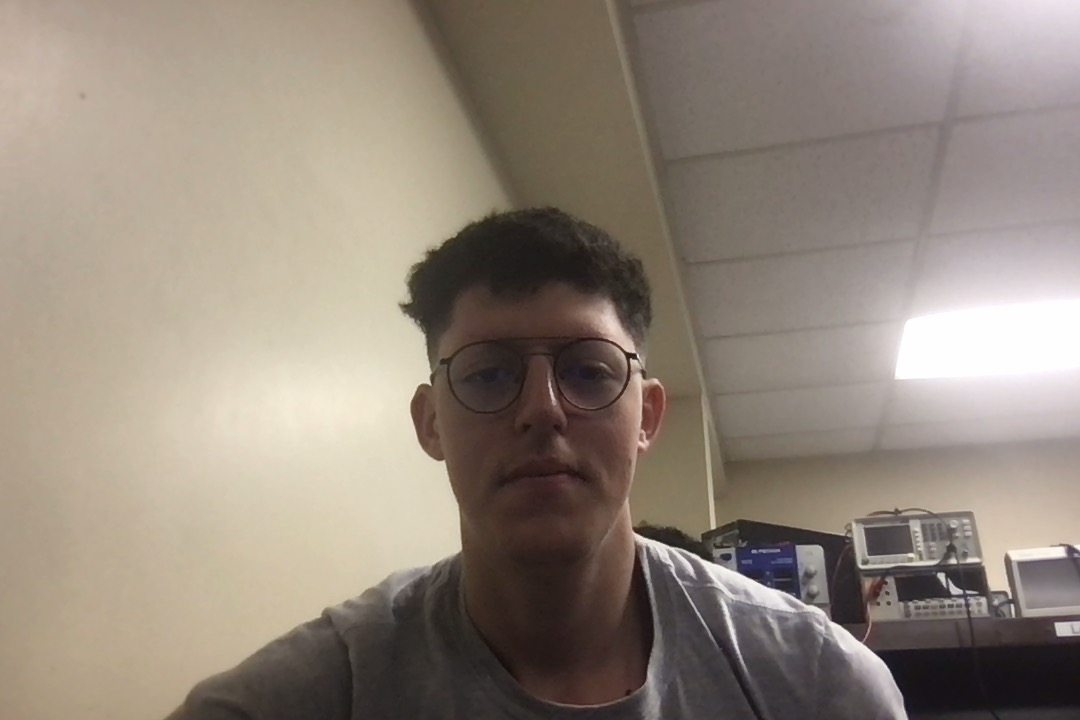
#> input picture OpenCV/Ref_image.png, 1080 x 720 px, given in place of lineDetect.mp4, which was not available
$ python colordetection.py
#> lines starting #> are read from the running program, lines starting #| are printed output that depends on the picture; after the words box and inside, x2 and y2 are one past the last pixel; in counts of white or black regions, pixels touching at a corner belong together; pictures that were not available may be replaced by others from this repository, and a replacement may not be noted
#> further down, frame is the input picture: shape (720, 1080, 3); mean B, G, R 123.5, 135, 146.6
import numpy as np
import cv2

cap = cv2.VideoCapture('lineDetect.mp4')


def findColor(frame, width, height):
#> called with width = 1080, height = 720
    hsv = cv2.cvtColor(frame, cv2.COLOR_BGR2HSV)
#> hsv: shape (720, 1080, 3); mean H, S, V 34.3, 45.6, 146.7
    lower_blue = np.array([0, 0, 0])
    upper_blue = np.array([32, 79, 134])

    mask = cv2.inRange(hsv, lower_blue, upper_blue)
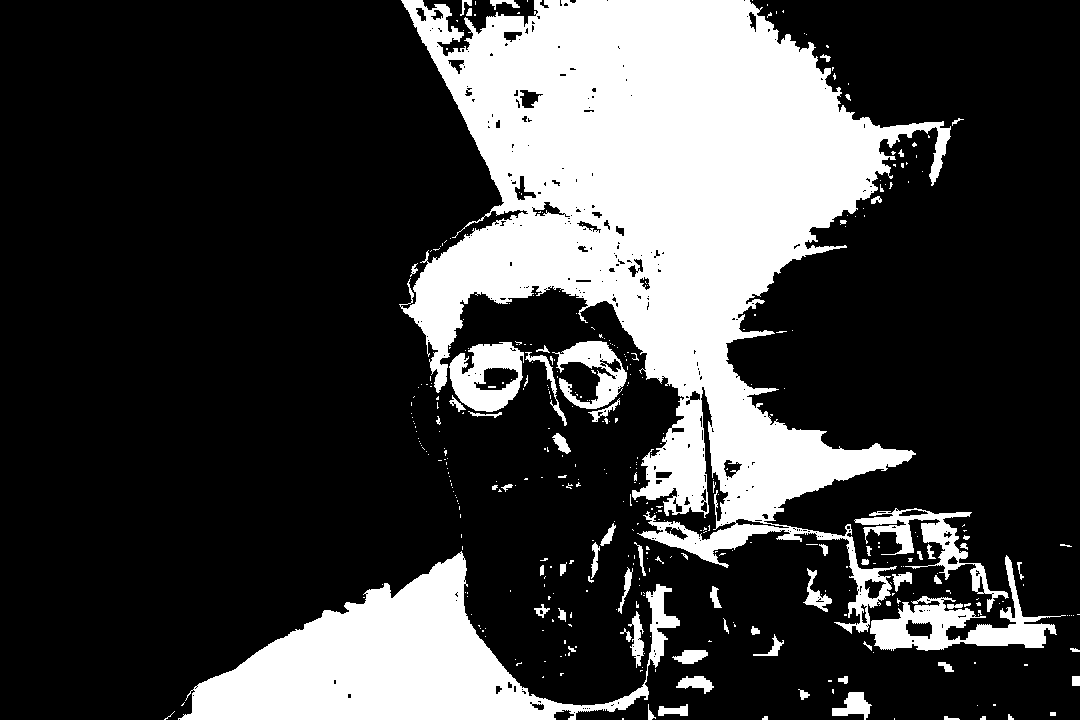
#> mask: shape (720, 1080); 25.6% white; 395 white regions (320 under 20 px), largest, box (x1, y1, x2, y2) and area: (399, 0, 951, 634) 142496, (178, 551, 680, 720) 34486, (870, 555, 1066, 651) 5430

    result = cv2.bitwise_and(frame, frame, mask=mask)
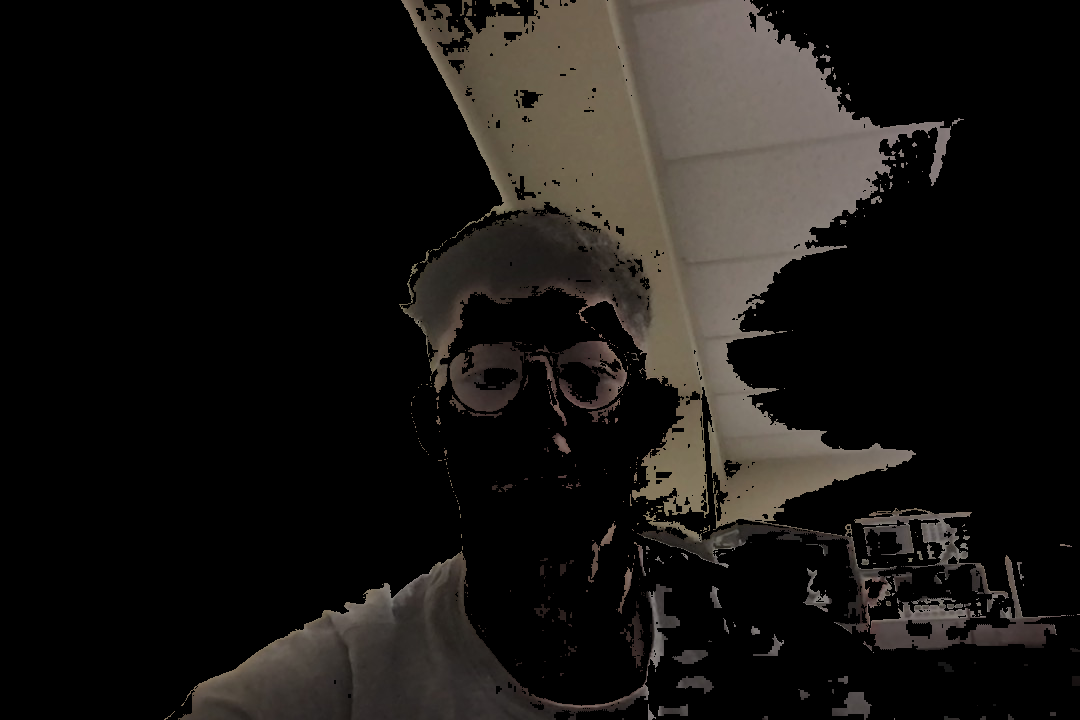
#> result: shape (720, 1080, 3); mean B, G, R 19.8, 22.3, 24.7

    return result


while True:
    ret, frame = cap.read()
    width = int(cap.get(3))
    height = int(cap.get(4))

    frame = findColor(frame, width, height)

    cv2.imshow('frame', frame)
    if cv2.waitKey(1) == ord('q'):
#> (key q is pressed here)
        break

cap.release()
#> (the run stopped early here; a loop or call above may not have finished)
